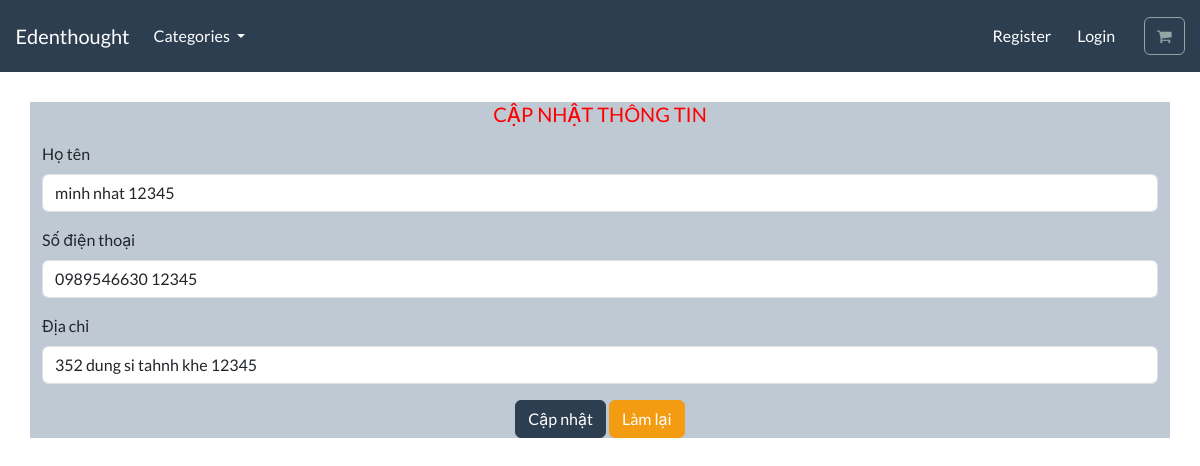
Screenshot of /customer/update_customer/2/ with the database file from the repository.
### customer/models.py (models this page shows)
class AddCustomer(models.Model):
  id = models.AutoField(primary_key=True)
  name = models.CharField(max_length=250)
  phone = models.CharField(max_length=250)
  address = models.CharField(max_length=250)

### customer/views.py (the view)
# urls.py: path('update_customer/<int:customer_id>/',views.update_customer,name='update_customer'),
def update_customer(request, customer_id):
  customer = get_object_or_404(AddCustomer, id=customer_id)
  context = {'customer':customer}
  return render(request,'customer/update-customer.html',context)

### templates/customer/update-customer.html (shortened to what this page needs)
{% extends "base.html" %} {% load static %} {% block content %}
<div class="container">
  <div
    class="mb-3"
    style="
      font-size: 15px;
      text-align: center;
      margin-top: 30px;
    "
  >
    <h1 style="font-size: 20px">CẬP NHẬT THÔNG TIN</h1>
  </div>
  <form action="{% url 'update_process' %}" method="post">
    <div class="mb-3">
      <label for="exampleFormControlInput1" class="form-label">Họ tên</label>
      <input
        type="text"
        class="form-control"
        id="name"
        name="name"
        value= "{{customer.name}}"
      />
    </div>
    <div class="mb-3">
      <label for="exampleFormControlInput1" class="form-label"
        >Số điện thoại</label
      >
      <input
        type="text"
        class="form-control"
        id="phone"
        name="phone"
        value="{{customer.phone}}"
      />
    </div>
    <div class="mb-3">
      <label for="exampleFormControlInput1" class="form-label">Địa chỉ</label>
      <input
        type="text"
        class="form-control"
        id="address"
        name="address"
        value="{{customer.address}}"
      />
    </div>
    <div class="mb-3" style="text-align: center">
      <button type="submit" class="btn btn-primary">Cập nhật</button>
      <button type="button" class="btn btn-warning">Làm lại</button>
    </div>
  </form>
</div>
{% endblock %}

### store/static/css/style.css (style rules this page uses)
.container { background-color: rgb(191, 201, 211); }
h1 { color: red; }

### rows the page displays
AddCustomer: name "minh nhat 12345", phone "0989546630 12345", address "352 dung si tahnh khe 12345"
